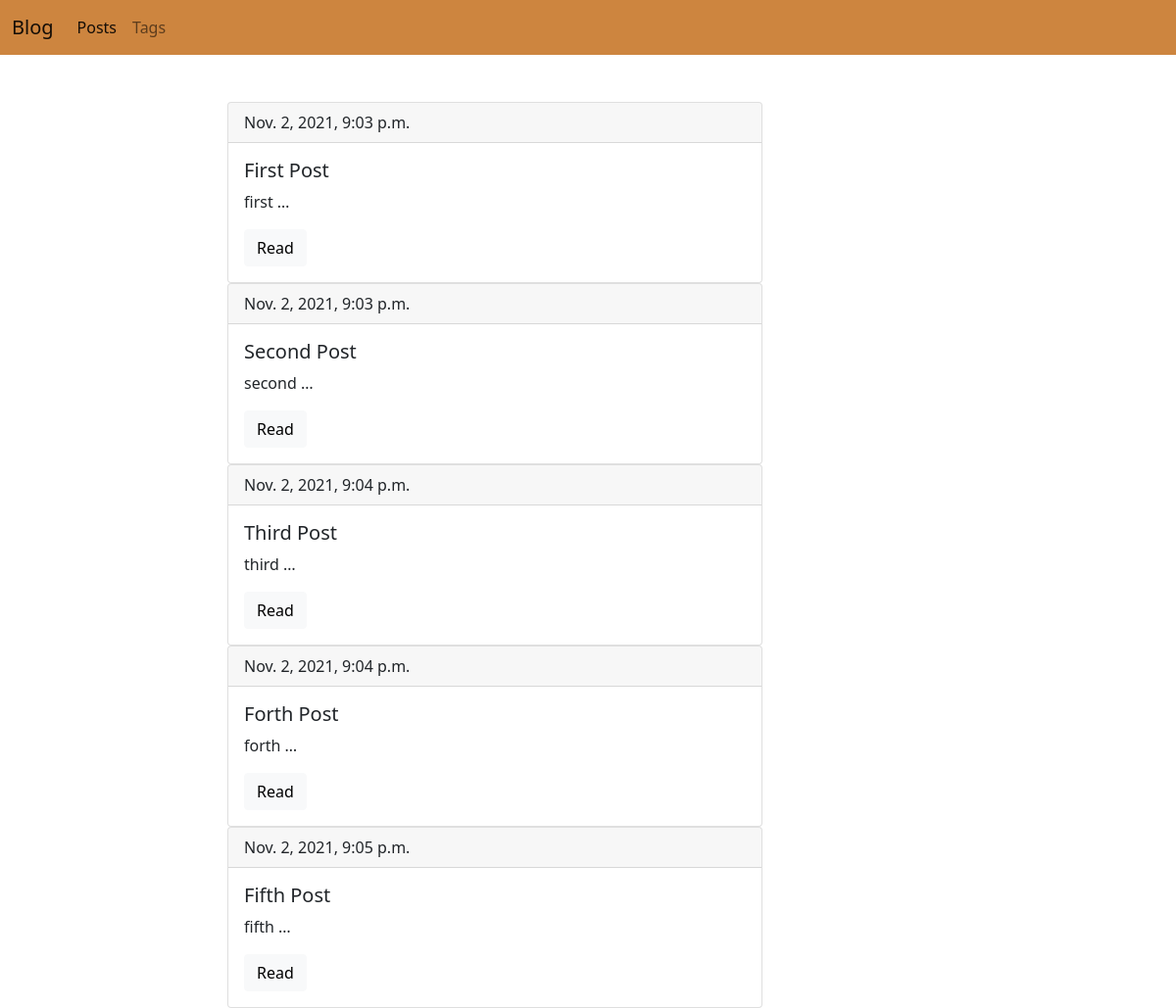
/blog/, run on an earlier commit of the app's database.
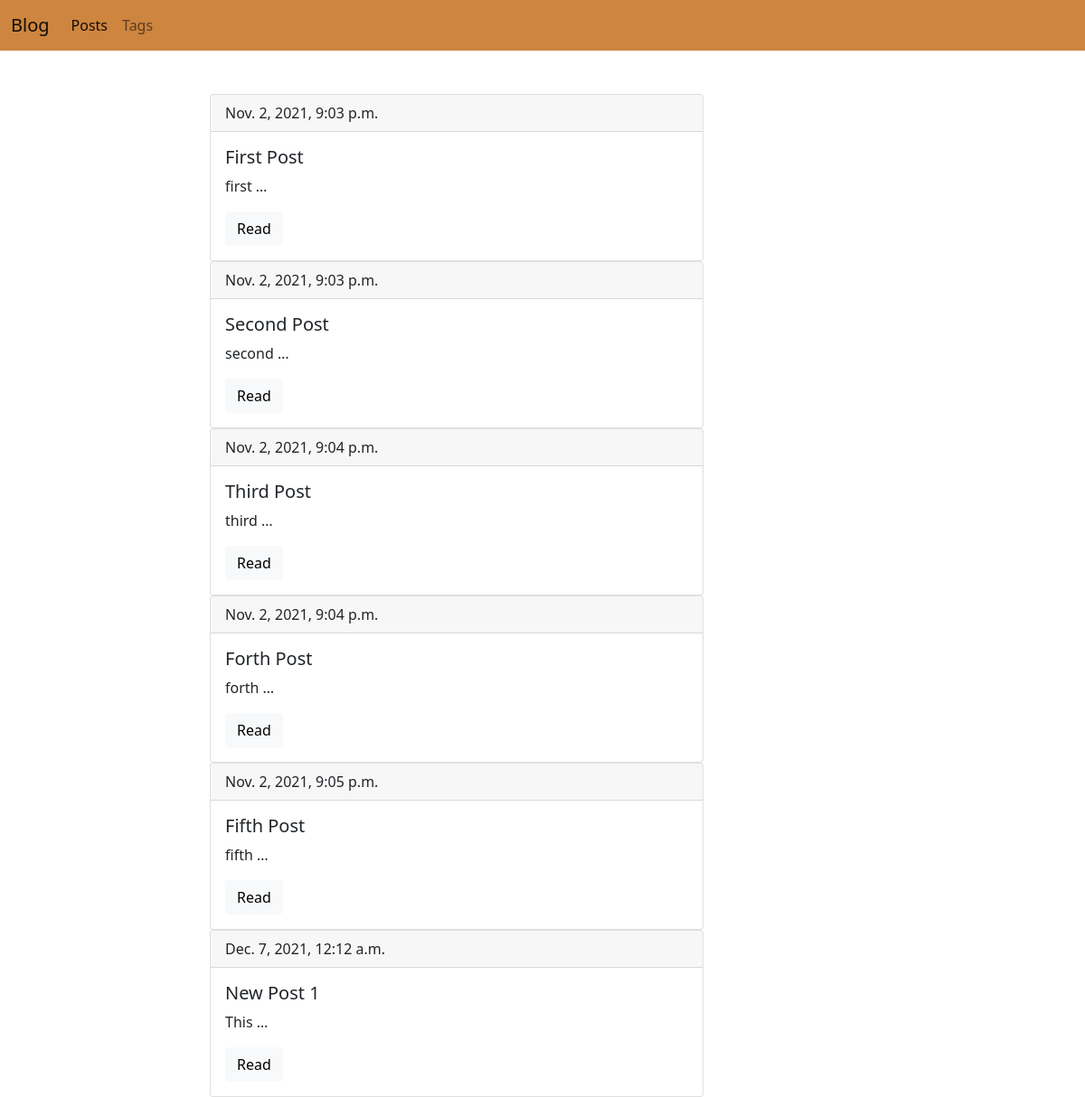
And on a later commit of the database.
### blog/models.py (models this page shows, shortened)
class Post(models.Model):
    title = models.CharField(max_length=150, db_index=True)
    slug = models.SlugField(max_length=150, unique=True)
    tags = models.ManyToManyField('Tag', blank=True, related_name='posts')
    body = models.TextField(blank=True, db_index=True)
    date_pub = models.DateTimeField(auto_now_add=True)

### blog/views.py (the view)
# urls.py: path('', posts_list, name='posts_list_url'),
def posts_list(request):
    posts = Post.objects.all()
    return render(request, 'blog/index.html', context={'posts': posts})

### blog/templates/blog/index.html (shortened to what this page needs)
{% extends 'blog/base_blog.html' %}
{% block content%}
  {% for post in posts %}
  <div class="card">
   <div class="card-header">
     {{ post.date_pub }}
   </div>
   <div class="card-body">
     <h5 class="card-title">{{ post.title }}</h5>
     <p class="card-text">{{ post.body|truncatewords:1 }}</p>
     <a href="#" class="btn btn-light">Read</a>
   </div>
 </div>
  {% endfor %}
{% endblock %}

What changed in the data, as far as the page shows it:
added Post: date_pub "Dec. 7, 2021, 12:12 a.m.", title "New Post 1", body "This …"
